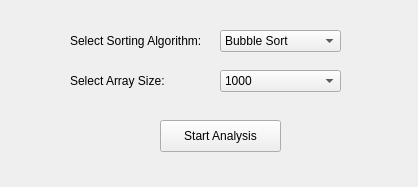
<?xml version="1.0" encoding="UTF-8"?>
<ui version="4.0">
 <class>MainWindow</class>
 <widget class="QMainWindow" name="MainWindow">
  <property name="geometry">
   <rect>
    <x>0</x>
    <y>0</y>
    <width>418</width>
    <height>187</height>
   </rect>
  </property>
  <property name="windowTitle">
   <string>Sorting Algorithm Analysis</string>
  </property>
  <widget class="QWidget" name="centralwidget">
   <widget class="QComboBox" name="algorithmComboBox">
    <property name="geometry">
     <rect>
      <x>220</x>
      <y>30</y>
      <width>121</width>
      <height>22</height>
     </rect>
    </property>
    <item>
     <property name="text">
      <string>Bubble Sort</string>
     </property>
    </item>
    <item>
     <property name="text">
      <string>Counting Sort</string>
     </property>
    </item>
    <item>
     <property name="text">
      <string>Heap Sort</string>
     </property>
    </item>
    <item>
     <property name="text">
      <string>Insertion Sort</string>
     </property>
    </item>
    <item>
     <property name="text">
      <string>Merge Sort</string>
     </property>
    </item>
    <item>
     <property name="text">
      <string>Quick Sort</string>
     </property>
    </item>
    <item>
     <property name="text">
      <string>Selection Sort</string>
     </property>
    </item>
    <item>
     <property name="text">
      <string>Shell Sort</string>
     </property>
    </item>
    <item>
     <property name="text">
      <string>Tree Sort</string>
     </property>
    </item>
   </widget>
   <widget class="QLabel" name="algorithmLabel">
    <property name="geometry">
     <rect>
      <x>70</x>
      <y>30</y>
      <width>131</width>
      <height>21</height>
     </rect>
    </property>
    <property name="text">
     <string>Select Sorting Algorithm:</string>
    </property>
   </widget>
   <widget class="QLabel" name="sizeLabel">
    <property name="geometry">
     <rect>
      <x>70</x>
      <y>70</y>
      <width>121</width>
      <height>21</height>
     </rect>
    </property>
    <property name="text">
     <string>Select Array Size:</string>
    </property>
   </widget>
   <widget class="QComboBox" name="sizeComboBox">
    <property name="geometry">
     <rect>
      <x>220</x>
      <y>70</y>
      <width>121</width>
      <height>22</height>
     </rect>
    </property>
    <item>
     <property name="text">
      <string>1000</string>
     </property>
    </item>
    <item>
     <property name="text">
      <string>2000</string>
     </property>
    </item>
    <item>
     <property name="text">
      <string>3000</string>
     </property>
    </item>
    <item>
     <property name="text">
      <string>5000</string>
     </property>
    </item>
    <item>
     <property name="text">
      <string>7000</string>
     </property>
    </item>
    <item>
     <property name="text">
      <string>10000</string>
     </property>
    </item>
    <item>
     <property name="text">
      <string>13000</string>
     </property>
    </item>
    <item>
     <property name="text">
      <string>16000</string>
     </property>
    </item>
    <item>
     <property name="text">
      <string>20000</string>
     </property>
    </item>
    <item>
     <property name="text">
      <string>24000</string>
     </property>
    </item>
   </widget>
   <widget class="QPushButton" name="startButton">
    <property name="geometry">
     <rect>
      <x>160</x>
      <y>120</y>
      <width>121</width>
      <height>32</height>
     </rect>
    </property>
    <property name="text">
     <string>Start Analysis</string>
    </property>
   </widget>
  </widget>
 </widget>
 <resources/>
 <connections/>
</ui>
